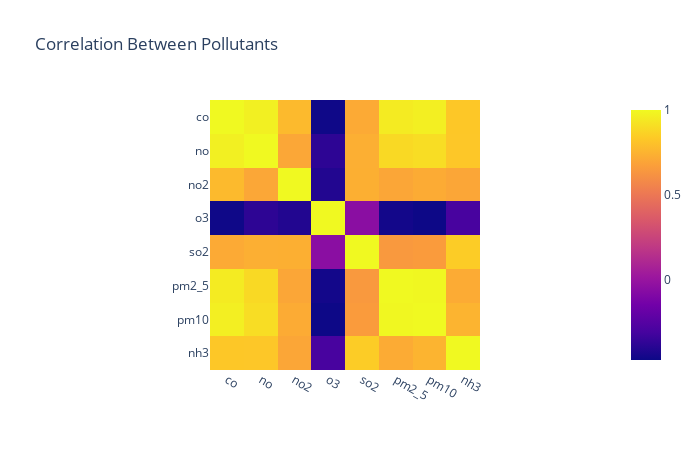

Source (notebook cell):
### Code cell
# Correlation Between Pollutants
correlation_matrix = data[pollutants].corr()
fig = px.imshow(correlation_matrix, x=pollutants, 
                 y=pollutants, title="Correlation Between Pollutants",width=700, height=450)
fig.show()

### Figure 1 — Plotly figure (JSON) as saved in the notebook; plotly's stock layout.template omitted (floating-point values rounded to 4 significant figures)
{"data": [{"coloraxis": "coloraxis", "hovertemplate": "x: %{x}<br>y: %{y}<br>color: %{z}<extra></extra>", "name": "0", "type": "heatmap", "x": ["co", "no", "no2", "o3", "so2", "pm2_5", "pm10", "nh3"], "xaxis": "x", "y": ["co", "no", "no2", "o3", "so2", "pm2_5", "pm10", "nh3"], "yaxis": "y", "z": [[1, 0.9697, 0.7764, -0.4631, 0.7168, 0.9531, 0.9668, 0.8263], [0.9697, 1, 0.7022, -0.3778, 0.7345, 0.8888, 0.9033, 0.8236], [0.7764, 0.7022, 1, -0.4072, 0.735, 0.6987, 0.72, 0.7003], [-0.4631, -0.3778, -0.4072, 1, -0.04916, -0.4505, -0.4685, -0.2997], [0.7168, 0.7345, 0.735, -0.04916, 1, 0.649, 0.6583, 0.8436], [0.9531, 0.8888, 0.6987, -0.4505, 0.649, 1, 0.9941, 0.7203], [0.9668, 0.9033, 0.72, -0.4685, 0.6583, 0.9941, 1, 0.7545], [0.8263, 0.8236, 0.7003, -0.2997, 0.8436, 0.7203, 0.7545, 1]]}], "layout": {"coloraxis": {"colorscale": [[0, "#0d0887"], [0.1111, "#46039f"], [0.2222, "#7201a8"], [0.3333, "#9c179e"], [0.4444, "#bd3786"], [0.5556, "#d8576b"], [0.6667, "#ed7953"], [0.7778, "#fb9f3a"], [0.8889, "#fdca26"], [1, "#f0f921"]]}, "height": 450, "title": {"text": "Correlation Between Pollutants"}, "width": 700, "xaxis": {"anchor": "y", "autorange": true, "constrain": "domain", "domain": [0.2443, 0.7557], "range": [-0.5, 7.5], "scaleanchor": "y", "type": "category"}, "yaxis": {"anchor": "x", "autorange": true, "constrain": "domain", "domain": [1.11e-16, 1.0], "range": [7.5, -0.5], "type": "category"}}}
